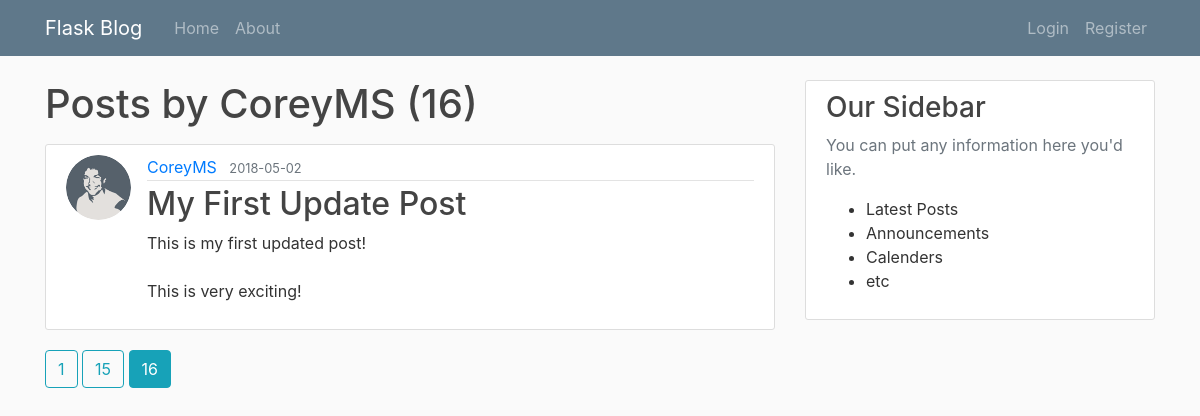
The page /user/CoreyMS?page=16 on the database its author committed.
### flaskblog/models.py (models this page shows, shortened)
class User(db.Model, UserMixin):
    id = db.Column(db.Integer, primary_key=True)
    username = db.Column(db.String(20), unique=True, nullable=False)
    email = db.Column(db.String(120), unique=True, nullable=False)
    image_file = db.Column(db.String(20), nullable=False, default='default.jpg')
    password = db.Column(db.String(60), nullable=False)
    posts = db.relationship('Post', backref='author', lazy=True)

class Post(db.Model):
    id = db.Column(db.Integer, primary_key=True)
    title = db.Column(db.String(100), nullable=False)
    date_posted = db.Column(db.DateTime, nullable=False, default=datetime.utcnow)
    content = db.Column(db.Text, nullable=False)
    user_id = db.Column(db.Integer, db.ForeignKey('user.id'), nullable=False)

### flaskblog/users/routes.py (the view)
@users.route('/user/<string:username>')
def user_posts(username):
    page = request.args.get('page', 1, type=int)
    user = User.query.filter_by(username=username).first_or_404()
    posts = Post.query.filter_by(author=user)\
        .order_by(Post.date_posted.desc())\
        .paginate(page=page, per_page=1)
    return render_template('user_post.html', posts=posts, user=user)

### flaskblog/templates/user_post.html (shortened to what this page needs)
{% extends "layout.html" %}
{% block content %}
    <h1 class="mb-3">Posts by {{ user.username }} ({{ posts.total }})</h1>
{% for post in posts.items %}
<article class="media content-section">
    <img class="rounded-circle article-img"
        src="{{ url_for('static', filename='profile_pics/' + post.author.image_file) }}">
    <div class="media-body">
        <div class="article-metadata">
            <a class="mr-2" href="{{ url_for('users.user_posts', username=post.author.username)}}">{{ post.author.username }}</a>
            <small class="text-muted">{{ post.date_posted.strftime('%Y-%m-%d') }}</small>
        </div>
        <h2><a class="article-title" href="{{ url_for('posts.post', post_id=post.id) }}">{{ post.title }}</a></h2>
        <p class="article-content">{{ post.content }}</p>
    </div>
</article>
{% endfor %}
{% for page_num in posts.iter_pages(left_edge=1, right_edge=1, left_current=1, right_current=2) %}
{% if page_num %}
{% if posts.page == page_num %}
                <a class="btn btn-info mb-4"
                    href="{{ url_for('users.user_posts', username=user.username, page=page_num) }}">{{ page_num }}</a>
{% else %}
                <a class="btn btn-outline-info mb-4"
                    href="{{ url_for('users.user_posts', username=user.username, page=page_num) }}">{{ page_num }}</a>
{% endif %}
{% endif %}
{% endfor %}
{% endblock content %}

### flaskblog/static/main.css (style rules this page uses)
body { background: #fafafa; color: #333333; margin-top: 5rem; }
h1, h2, h3, h4, h5, h6 { color: #444444; }
.content-section { background: #ffffff; padding: 10px 20px; border: 1px solid #dddddd; border-radius: 3px; margin-bottom: 20px; }
.article-title { color: #444444; }
.article-content { white-space: pre-line; }
.article-img { height: 65px; width: 65px; margin-right: 16px; }
.article-metadata { padding-bottom: 1px; margin-bottom: 4px; border-bottom: 1px solid #e3e3e3 }

### rows shown on the page
User: username "CoreyMS"
Post: image_file (picture), author.username "CoreyMS", date_posted "2018-05-02", title "My First Update Post", content "This is my first updated post! This is very exciting!"

### other values the page prints
{{ posts.total }} "16"
{{ page_num }} "1" "15"
{{ page_num }} "16"
